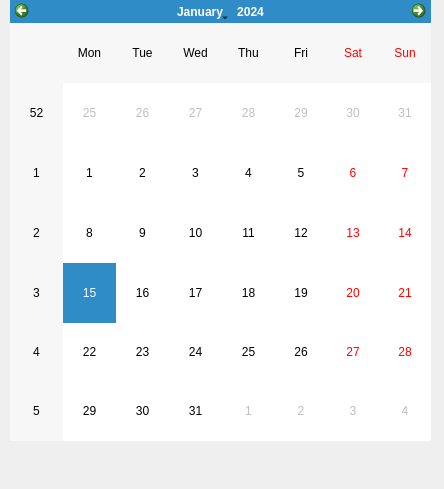
<?xml version="1.0" encoding="UTF-8"?>
<ui version="4.0">
 <class>calendar_type</class>
 <widget class="QWidget" name="calendar_type">
  <property name="geometry">
   <rect>
    <x>0</x>
    <y>0</y>
    <width>444</width>
    <height>489</height>
   </rect>
  </property>
  <property name="windowTitle">
   <string>Form</string>
  </property>
  <widget class="QWidget" name="verticalLayoutWidget">
   <property name="geometry">
    <rect>
     <x>10</x>
     <y>0</y>
     <width>421</width>
     <height>441</height>
    </rect>
   </property>
   <layout class="QVBoxLayout" name="verticalLayout">
    <item>
     <widget class="QCalendarWidget" name="calendarWidget">
      <property name="styleSheet">
       <string notr="true"/>
      </property>
     </widget>
    </item>
   </layout>
  </widget>
 </widget>
 <resources/>
 <connections/>
</ui>
